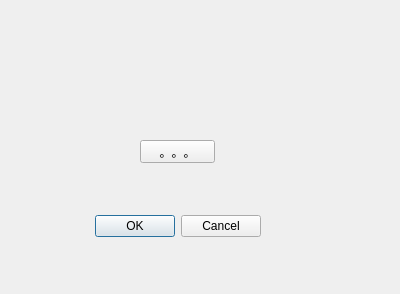
<?xml version="1.0" encoding="UTF-8"?>
<ui version="4.0">
 <class>Dialog</class>
 <widget class="QDialog" name="Dialog">
  <property name="geometry">
   <rect>
    <x>0</x>
    <y>0</y>
    <width>400</width>
    <height>294</height>
   </rect>
  </property>
  <property name="windowTitle">
   <string>Dialog</string>
  </property>
  <widget class="QDialogButtonBox" name="buttonBox">
   <property name="geometry">
    <rect>
     <x>-80</x>
     <y>210</y>
     <width>341</width>
     <height>32</height>
    </rect>
   </property>
   <property name="orientation">
    <enum>Qt::Horizontal</enum>
   </property>
   <property name="standardButtons">
    <set>QDialogButtonBox::Cancel|QDialogButtonBox::Ok</set>
   </property>
  </widget>
  <widget class="QPushButton" name="pushButton">
   <property name="geometry">
    <rect>
     <x>140</x>
     <y>140</y>
     <width>75</width>
     <height>23</height>
    </rect>
   </property>
   <property name="text">
    <string>。。。</string>
   </property>
  </widget>
 </widget>
 <resources/>
 <connections>
  <connection>
   <sender>buttonBox</sender>
   <signal>accepted()</signal>
   <receiver>Dialog</receiver>
   <slot>accept()</slot>
   <hints>
    <hint type="sourcelabel">
     <x>248</x>
     <y>254</y>
    </hint>
    <hint type="destinationlabel">
     <x>157</x>
     <y>274</y>
    </hint>
   </hints>
  </connection>
  <connection>
   <sender>buttonBox</sender>
   <signal>rejected()</signal>
   <receiver>Dialog</receiver>
   <slot>reject()</slot>
   <hints>
    <hint type="sourcelabel">
     <x>316</x>
     <y>260</y>
    </hint>
    <hint type="destinationlabel">
     <x>286</x>
     <y>274</y>
    </hint>
   </hints>
  </connection>
 </connections>
</ui>
